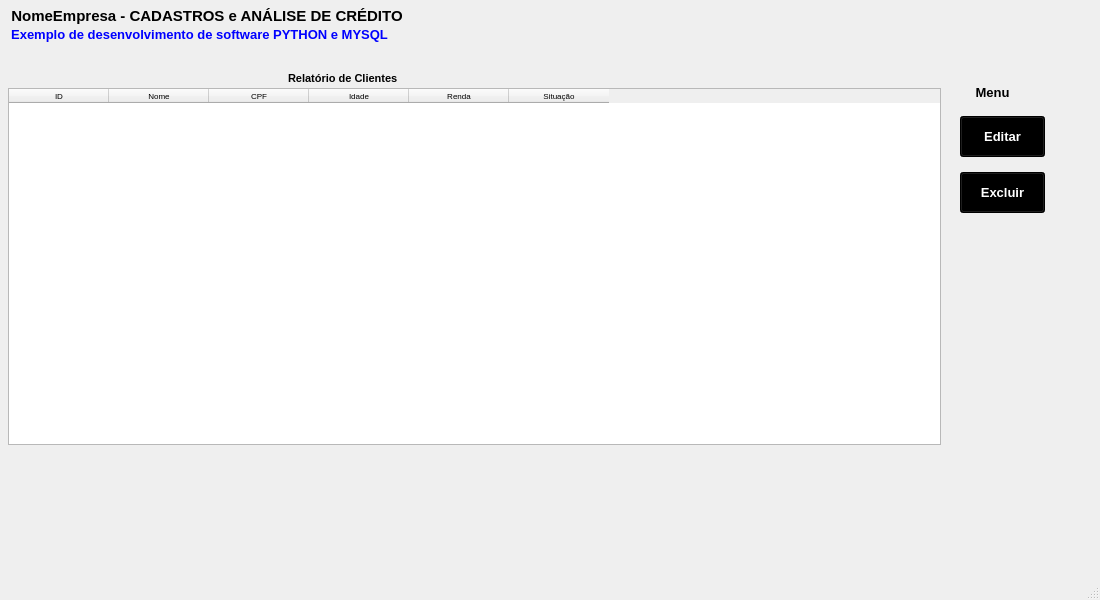
<?xml version="1.0" encoding="UTF-8"?>
<ui version="4.0">
 <author>Ygor</author>
 <class>MainWindow</class>
 <widget class="QMainWindow" name="MainWindow">
  <property name="windowModality">
   <enum>Qt::NonModal</enum>
  </property>
  <property name="geometry">
   <rect>
    <x>0</x>
    <y>0</y>
    <width>1100</width>
    <height>600</height>
   </rect>
  </property>
  <property name="minimumSize">
   <size>
    <width>511</width>
    <height>403</height>
   </size>
  </property>
  <property name="maximumSize">
   <size>
    <width>1200</width>
    <height>700</height>
   </size>
  </property>
  <property name="font">
   <font>
    <pointsize>10</pointsize>
   </font>
  </property>
  <property name="windowTitle">
   <string>MainWindow</string>
  </property>
  <property name="styleSheet">
   <string notr="true"/>
  </property>
  <widget class="QWidget" name="centralwidget">
   <widget class="QWidget" name="layoutWidget">
    <property name="geometry">
     <rect>
      <x>8</x>
      <y>4</y>
      <width>621</width>
      <height>69</height>
     </rect>
    </property>
    <layout class="QVBoxLayout" name="verticalLayout_2">
     <property name="sizeConstraint">
      <enum>QLayout::SetFixedSize</enum>
     </property>
     <item>
      <widget class="QLabel" name="label">
       <property name="sizePolicy">
        <sizepolicy hsizetype="Fixed" vsizetype="Fixed">
         <horstretch>0</horstretch>
         <verstretch>0</verstretch>
        </sizepolicy>
       </property>
       <property name="font">
        <font>
         <family>Arial</family>
         <pointsize>11</pointsize>
         <weight>75</weight>
         <bold>true</bold>
        </font>
       </property>
       <property name="text">
        <string>NomeEmpresa - CADASTROS e ANÁLISE DE CRÉDITO</string>
       </property>
       <property name="alignment">
        <set>Qt::AlignCenter</set>
       </property>
      </widget>
     </item>
     <item>
      <widget class="QLabel" name="label_2">
       <property name="sizePolicy">
        <sizepolicy hsizetype="Fixed" vsizetype="Fixed">
         <horstretch>0</horstretch>
         <verstretch>0</verstretch>
        </sizepolicy>
       </property>
       <property name="font">
        <font>
         <weight>75</weight>
         <bold>true</bold>
        </font>
       </property>
       <property name="styleSheet">
        <string notr="true">color: rgb(0, 0, 255);</string>
       </property>
       <property name="text">
        <string>Exemplo de desenvolvimento de software PYTHON e MYSQL</string>
       </property>
       <property name="alignment">
        <set>Qt::AlignCenter</set>
       </property>
      </widget>
     </item>
     <item>
      <spacer name="verticalSpacer">
       <property name="orientation">
        <enum>Qt::Vertical</enum>
       </property>
       <property name="sizeType">
        <enum>QSizePolicy::Fixed</enum>
       </property>
       <property name="sizeHint" stdset="0">
        <size>
         <width>2</width>
         <height>4</height>
        </size>
       </property>
      </spacer>
     </item>
    </layout>
   </widget>
   <widget class="QLabel" name="label_3">
    <property name="geometry">
     <rect>
      <x>288</x>
      <y>44</y>
      <width>273</width>
      <height>69</height>
     </rect>
    </property>
    <property name="font">
     <font>
      <family>Arial</family>
      <pointsize>8</pointsize>
      <weight>75</weight>
      <bold>true</bold>
     </font>
    </property>
    <property name="text">
     <string>Relatório de Clientes</string>
    </property>
    <property name="buddy">
     <cstring>tableClientes</cstring>
    </property>
   </widget>
   <widget class="QTableWidget" name="tableClientes">
    <property name="geometry">
     <rect>
      <x>8</x>
      <y>88</y>
      <width>933</width>
      <height>357</height>
     </rect>
    </property>
    <property name="minimumSize">
     <size>
      <width>413</width>
      <height>249</height>
     </size>
    </property>
    <attribute name="horizontalHeaderStretchLastSection">
     <bool>false</bool>
    </attribute>
    <column>
     <property name="text">
      <string>ID</string>
     </property>
     <property name="font">
      <font>
       <family>Arial</family>
       <pointsize>6</pointsize>
       <weight>50</weight>
       <bold>false</bold>
      </font>
     </property>
    </column>
    <column>
     <property name="text">
      <string>Nome</string>
     </property>
     <property name="font">
      <font>
       <family>Arial</family>
       <pointsize>6</pointsize>
       <weight>50</weight>
       <bold>false</bold>
      </font>
     </property>
    </column>
    <column>
     <property name="text">
      <string>CPF</string>
     </property>
     <property name="font">
      <font>
       <family>Arial</family>
       <pointsize>6</pointsize>
      </font>
     </property>
    </column>
    <column>
     <property name="text">
      <string>Idade</string>
     </property>
     <property name="font">
      <font>
       <family>Arial</family>
       <pointsize>6</pointsize>
      </font>
     </property>
    </column>
    <column>
     <property name="text">
      <string>Renda</string>
     </property>
     <property name="font">
      <font>
       <family>Arial</family>
       <pointsize>6</pointsize>
      </font>
     </property>
    </column>
    <column>
     <property name="text">
      <string>Situação</string>
     </property>
     <property name="font">
      <font>
       <family>Arial</family>
       <pointsize>6</pointsize>
      </font>
     </property>
    </column>
   </widget>
   <widget class="QPushButton" name="btnEditar">
    <property name="geometry">
     <rect>
      <x>960</x>
      <y>116</y>
      <width>85</width>
      <height>41</height>
     </rect>
    </property>
    <property name="font">
     <font>
      <weight>75</weight>
      <bold>true</bold>
     </font>
    </property>
    <property name="styleSheet">
     <string notr="true">color:rgb(255, 255, 255);
background-color: rgb(0, 0, 0);
</string>
    </property>
    <property name="text">
     <string>Editar</string>
    </property>
   </widget>
   <widget class="QPushButton" name="btnExcluir">
    <property name="geometry">
     <rect>
      <x>960</x>
      <y>172</y>
      <width>85</width>
      <height>41</height>
     </rect>
    </property>
    <property name="font">
     <font>
      <weight>75</weight>
      <bold>true</bold>
     </font>
    </property>
    <property name="styleSheet">
     <string notr="true">color:rgb(255, 255, 255);
background-color: rgb(0, 0, 0);

</string>
    </property>
    <property name="text">
     <string>Excluir</string>
    </property>
   </widget>
   <widget class="QLabel" name="label_4">
    <property name="geometry">
     <rect>
      <x>944</x>
      <y>56</y>
      <width>97</width>
      <height>73</height>
     </rect>
    </property>
    <property name="font">
     <font>
      <family>Arial</family>
      <pointsize>10</pointsize>
      <weight>75</weight>
      <bold>true</bold>
     </font>
    </property>
    <property name="layoutDirection">
     <enum>Qt::LeftToRight</enum>
    </property>
    <property name="text">
     <string>Menu</string>
    </property>
    <property name="alignment">
     <set>Qt::AlignCenter</set>
    </property>
    <property name="buddy">
     <cstring>tableClientes</cstring>
    </property>
   </widget>
   <zorder>layoutWidget</zorder>
   <zorder>label_3</zorder>
   <zorder>btnEditar</zorder>
   <zorder>btnExcluir</zorder>
   <zorder>tableClientes</zorder>
   <zorder>label_4</zorder>
  </widget>
  <widget class="QStatusBar" name="statusbar"/>
  <widget class="QMenuBar" name="menuBar">
   <property name="geometry">
    <rect>
     <x>0</x>
     <y>0</y>
     <width>1100</width>
     <height>24</height>
    </rect>
   </property>
  </widget>
 </widget>
 <layoutdefault spacing="2" margin="3"/>
 <resources/>
 <connections/>
</ui>
